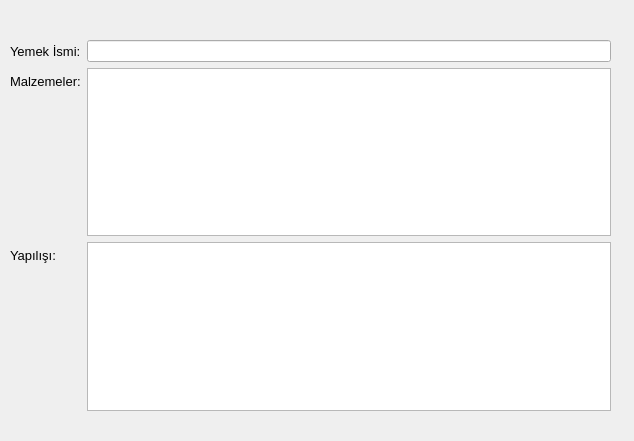
<?xml version="1.0" encoding="UTF-8"?>
<ui version="4.0">
 <class>Tarif</class>
 <widget class="QWidget" name="Tarif">
  <property name="geometry">
   <rect>
    <x>0</x>
    <y>0</y>
    <width>634</width>
    <height>441</height>
   </rect>
  </property>
  <property name="windowTitle">
   <string>Tarif</string>
  </property>
  <property name="windowIcon">
   <iconset resource="icons.qrc">
    <normaloff>:/icons/icons/icons8-salad-32.png</normaloff>:/icons/icons/icons8-salad-32.png</iconset>
  </property>
  <property name="styleSheet">
   <string notr="true"/>
  </property>
  <widget class="QWidget" name="formLayoutWidget">
   <property name="geometry">
    <rect>
     <x>10</x>
     <y>40</y>
     <width>601</width>
     <height>371</height>
    </rect>
   </property>
   <layout class="QFormLayout" name="formLayout">
    <item row="0" column="0">
     <widget class="QLabel" name="label_yemek_ismi">
      <property name="font">
       <font>
        <pointsize>10</pointsize>
       </font>
      </property>
      <property name="text">
       <string>Yemek İsmi:</string>
      </property>
     </widget>
    </item>
    <item row="0" column="1">
     <widget class="QLineEdit" name="lineEdit_yemek_ismi">
      <property name="readOnly">
       <bool>true</bool>
      </property>
     </widget>
    </item>
    <item row="1" column="0">
     <widget class="QLabel" name="label">
      <property name="font">
       <font>
        <pointsize>10</pointsize>
       </font>
      </property>
      <property name="text">
       <string>Malzemeler:</string>
      </property>
     </widget>
    </item>
    <item row="1" column="1">
     <widget class="QTextEdit" name="textEdit_malzemeler">
      <property name="readOnly">
       <bool>true</bool>
      </property>
     </widget>
    </item>
    <item row="2" column="0">
     <widget class="QLabel" name="label_2">
      <property name="font">
       <font>
        <pointsize>10</pointsize>
       </font>
      </property>
      <property name="text">
       <string>Yapılışı:</string>
      </property>
     </widget>
    </item>
    <item row="2" column="1">
     <widget class="QTextEdit" name="textEdit_yapilis"/>
    </item>
   </layout>
  </widget>
 </widget>
 <resources>
  <include location="icons.qrc"/>
 </resources>
 <connections/>
</ui>
